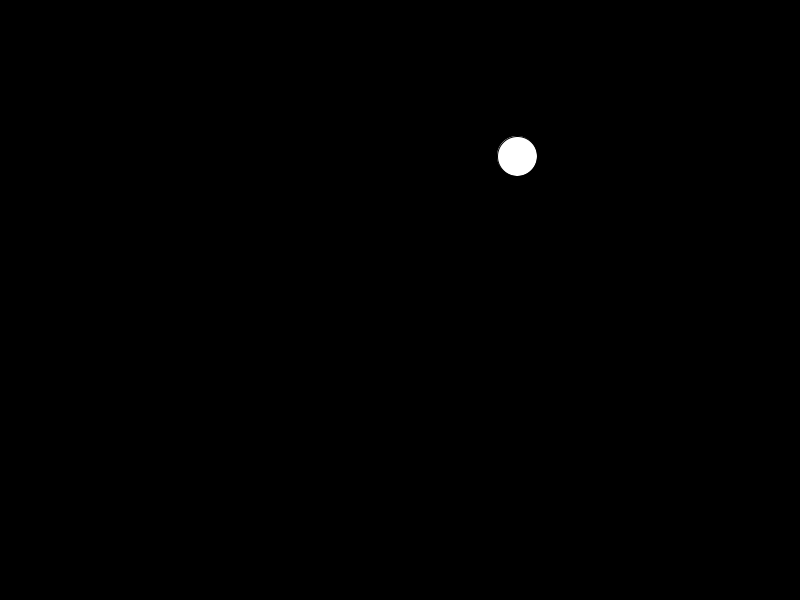
Frame 1 (no input)
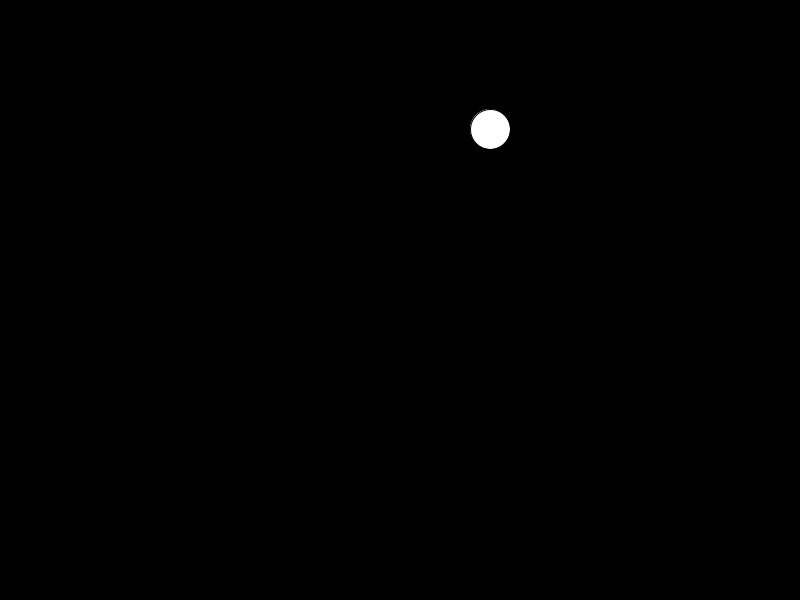
Frame 60 (the mouse pressed at the canvas centre just before this capture)
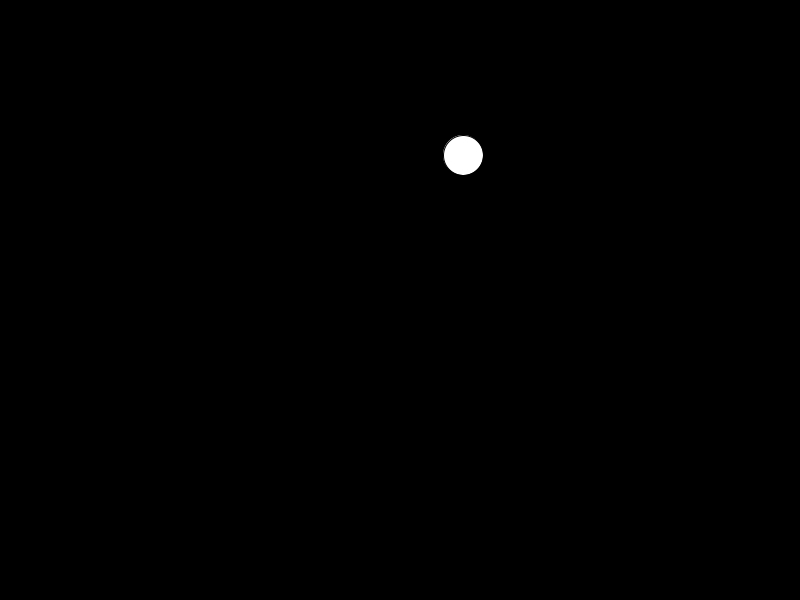
Frame 120 (the mouse held since frame 60 and released just before this capture)

The Processing sketch that drew these frames (run headless with seeded random() and noise(); from frame 60 on, the mouse is pressed at the canvas centre):

// Processing sketch: Fish_kind_thingy_but_still_in_process
// ── Fish_kind_thingy_but_still_in_process.pde
Thingy th;

void setup(){
  
  size(800,600);
  
  th = new Thingy(width,height);

}

void draw(){

  background(0);
  th.display();
  th.randomMove(mouseX, mouseY);
  

}

// ── Thingy.pde
public class Thingy{

  float x;
  float y;
  
  int velX = 0;
  int velY = 0;
  
  float accX = 0.9;
  float accY = 0.9;
  
  int height;
  int width;
  
   int moveToX = 0;
   int moveToY = 0;
  

  Thingy(int width, int height){
  
    this.x = (int)random(width+1);
    this.y = (int)random(height+1);
    
    this.moveToX = (int)random(this.width);
    this.moveToY = (int)random(this.height);
    
    this.height = height;
    this.width = width;
  }
  
  public void randomMove(int a, int b){
   /* 
    if(this.x == this.moveToX && this.y == this.moveToY){
    
      this.moveToX = (int)random(this.width);
      this.moveToY = (int)random(this.height);
      
    }
   */
    
    this.moveToX = a;
    
    this.moveToY = b;
    
      //Straight
      float move1 = sqrt(pow((this.x-moveToX),2)+pow((this.y-1-moveToY),2));
      float move2 = sqrt(pow((this.x-moveToX),2)+pow((this.y+1-moveToY),2));
      float move3 = sqrt(pow((this.x+1-moveToX),2)+pow((this.y-moveToY),2));
      float move4 = sqrt(pow((this.x-1-moveToX),2)+pow((this.y-moveToY),2));
     
      //Diagonal
      float move5 = sqrt(pow((this.x+1-moveToX),2)+pow((this.y-1-moveToY),2));
      float move6 = sqrt(pow((this.x+1-moveToX),2)+pow((this.y+1-moveToY),2));
      float move7 = sqrt(pow((this.x-1-moveToX),2)+pow((this.y+1-moveToY),2));
      float move8 = sqrt(pow((this.x-1-moveToX),2)+pow((this.y-1-moveToY),2));
      
      float moves[] = {move1,move2,move3,move4,move5,move6,move7,move8};
      
      float lowest = getLowest(moves);
      print(lowest);
      print("\n");
      
      //velocity = vel += acc
  //Movement = position += vel + friction*acceleration
      if(lowest == move1){
        
        this.velY += this.accY;
        this.y -= this.velY + 0.5*this.accY;
        
      }
      else if(lowest == move2){
        
        this.velY += this.accY;
        this.y += this.velY + 0.5*this.accY;
        
      }
      else if(lowest == move3){
        
        this.velX += this.accX;
        this.x += this.velX + 0.5*this.accX;
      
      }
      else if(lowest == move4){
      
        this.velX += this.accX;
        this.x -= this.velX + 0.5*this.accX;
        
      }
      else if(lowest == move5){
      
        this.velY += this.accY;
        this.y -= this.velY + 0.5*this.accY;
        this.velX += this.accX;
        this.x += this.velX + 0.5*this.accX;
        
      }
      else if(lowest == move6){
        
        this.velY += this.accY;
        this.y += this.velY + 0.5*this.accY;
        this.velX += this.accX;
        this.x += this.velX + 0.5*this.accX;
        
      }
      else if(lowest == move7){
        
        this.velY += this.accY;
        this.y += this.velY + 0.5*this.accY;
        this.velX += this.accX;
        this.x -= this.velX + 0.5*this.accX;
      
      }
      else{
      
        this.velY += this.accY;
        this.y -= this.velY + 0.5*this.accY;
        this.velX += this.accX;
        this.x -= this.velX + 0.5*this.accX;
        
      
   }
  }
  
  public void display(){
  
    ellipse((int)this.x, (int)this.y, 40,40);
  
  }
  
  public float getLowest(float moves[]){
  
    float lowest = moves[0];
    
    for(int i = 0; i < 8; i++){
    
      if(moves[i] < lowest){
      
        lowest = moves[i];
      
      }
      
    }
    
    return lowest;
  
  }



}
